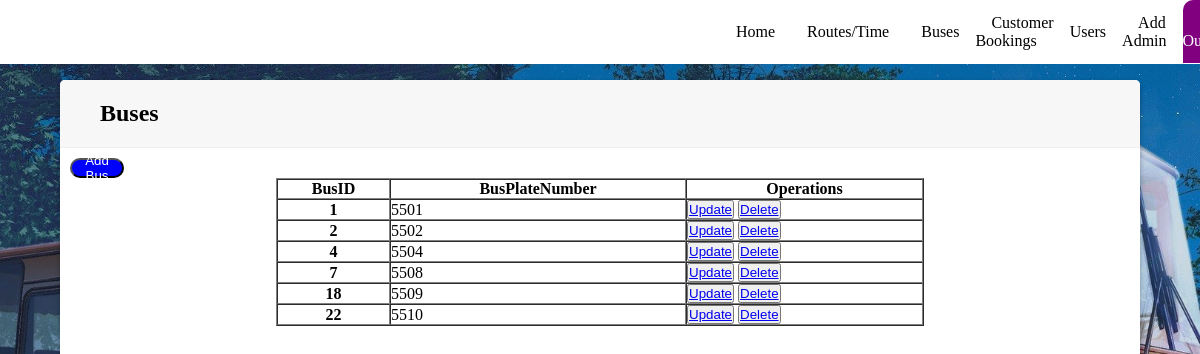
Screenshot of /Admin/buses.php (signed in) with the database file from the repository.
### tables this page shows
CREATE TABLE `bus` (
  `BusID` int(255) NOT NULL,
  `BusPlateNumber` varchar(255) NOT NULL
);

### Admin/buses.php (the view, shortened to what this page needs)
<?php
    include 'conn.php';
    if (isset($_SESSION['ID']) && isset($_SESSION['Username']))
    {
?>
<!DOCTYPE html>
<html lang="en">
    <head>
        <link rel="stylesheet" href="styles/buses.css">
    </head>
    <body>
        <nav>
            <ul class="nav-links">
                <li><a href="index_admin.php">Home</a></li>
                <li><a href="routes.php">Routes/Time</a></li>
                <li><a href="buses.php">Buses</a></li>
                <li><a href="customerbooking.php">Customer Bookings</a></li>
                <li><a href="users.php">Users</a></li>
                <li><a href="add_admin.php">Add Admin</a></li>
                <li><a href="logout.php" class="active">Sign Out</a></li>
            </ul>
        </nav>
       <div class="container">
            <div class="header">
                <h2>Buses</h2>
            </div>
           <button class="Primary"><a href="busconfig.php">Add Bus</a></button>
            <center>
                <table border="1" cellspacing="0" cellpadding="10">
                    <thead>
                        <tr>
                        <th scope="col">BusID</th>
                        <th scope="col">BusPlateNumber</th>
                        <th scope="col">Operations</th>
                        </tr>
                    </thead>
                    <tbody>
                        <?php
                            $sql="SELECT * from bus";
                            $result=mysqli_query($conn, $sql);
                            if($result)
                            {
                                while($row=mysqli_fetch_assoc($result))
                                {
                                    $ID = $row['BusID'];
                                    $Bus = $row['BusPlateNumber'];
                                    print ' <tr>
                                    <th scope="row">'.$ID.'</th>
                                    <td>'.$Bus.'</td>
                                    <td>
                                    <button><a href="updatebus.php?updateid='.$ID.'">Update</a></button>
                                    <button><a href="deletebus.php?deleteid='.$ID.'">Delete</a></button>
                                    </td>
                                    </tr>';
                                }
                            }
                        ?>
                    </tbody>
                </table>
            </center>
        </div>
    </body>
</html>
<?php
}
else
{
    header("Location: sign_in.php");
    exit();
}
?>

### Admin/Styles/buses.css (style rules this page uses)
* { padding: 0; margin: 0; box-sizing: border-box; }
:root { --white: #fff; --purple: #8A2BE2; --black: #000000; --red: #DC143C; --grey: #ccc; }
body { box-sizing: border-box; margin: 0; padding: 0; background-color: var(--grey); background-image: url(../Images/buses-1631019686721-3638.jpg); background-repeat: no-repeat; background-position: center; background-size: cover; background-attachment: fixed; }
nav { height: 8vh; background-color: var(--white); }
.nav-links { display: flex; list-style: none; width: 40%; height: 100%; justify-content: space-around; align-items: center; margin-left: auto; }
.nav-links li a { color: black; text-decoration: none; font-size: 16px; padding: 14px 16px; }
.nav-links a.active { background-color: purple; color: white; border-radius: 10px; }
table { width: 60%; }
.Primary { margin-top: 10px; border-radius: 10px; margin-left: 10px; display: flex; width: 5%; align-items: center; justify-content: space-around; height: 20px; background-color: blue; }
.Primary a { text-decoration: none; color: white; font-family: Arial, Helvetica, sans-serif; }
.container { background-color: #fff; border-radius: 5px; box-shadow: 0 2px 5px rgba(0, 0, 0, 0.3); overflow: hidden; width: 90%; position: absolute; top: 55%; left: 50%; transform: translate(-50%,-50%); height: 90%; }
.header { border-bottom: 1px solid #f0f0f0; background-color: #f7f7f7; padding: 20px 40px; }

### rows the page displays
bus: BusID "1", BusPlateNumber "5501"
bus: BusID "2", BusPlateNumber "5502"
bus: BusID "4", BusPlateNumber "5504"
bus: BusID "7", BusPlateNumber "5508"
bus: BusID "18", BusPlateNumber "5509"
bus: BusID "22", BusPlateNumber "5510"
